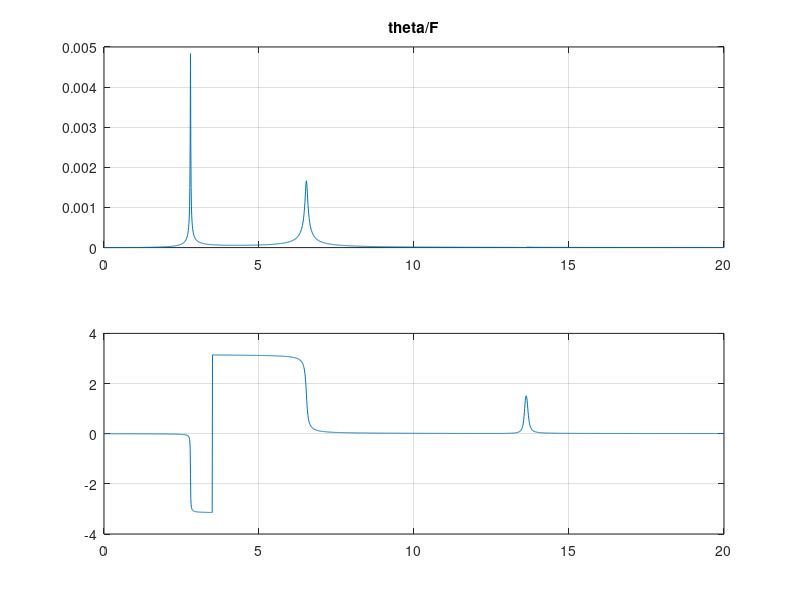
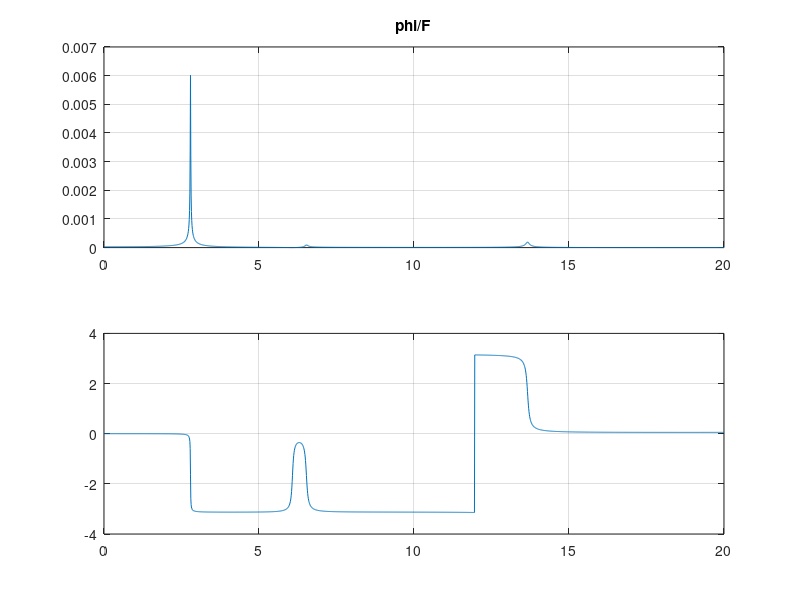
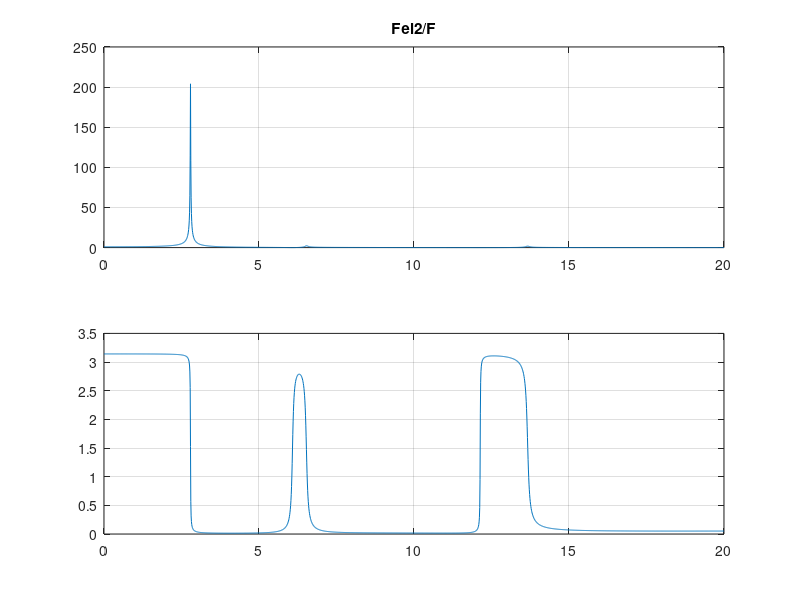
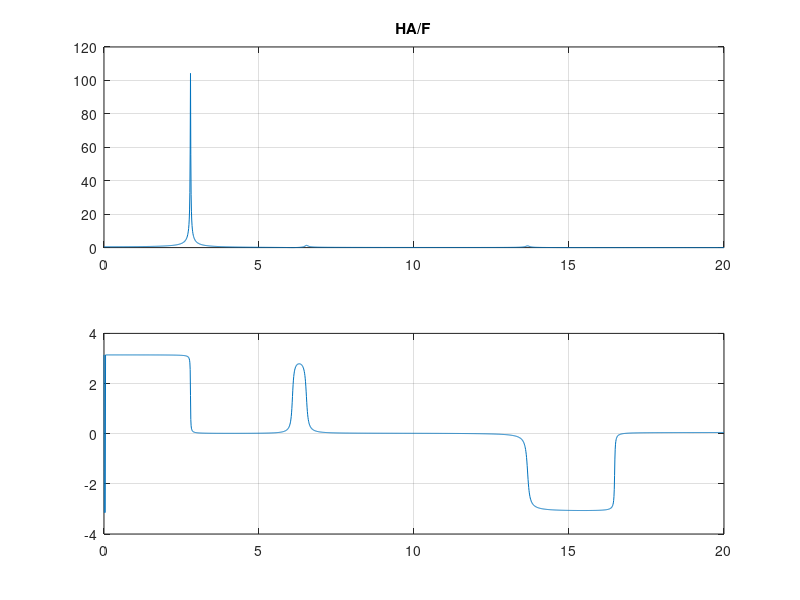

Source code (MATLAB) for these figures, in order:
clear all
close all

M1=15;				
R1=0.3;			
J1=0.5;			
M2=60;			
M3=15;			
L=0.3;			
J3=0.5;			
k1=30e3;	   
k2=30e3;		
k3=30e3;		
c1=10;   		
c2=10;   		
c3=0.5;   		
alfa=pi/6;
g=9.81;

mph  =  diag([M2 M1 M1 J1 M3 J3]);
kph  =  diag([k1 k2 k3]);
cph  =  diag([c1 c2 c3]);

Lm  =  [1 0 0;1 R1*cos(alfa) 0;0 R1*sin(alfa) 0; 0 1 0;0 0 L;0 0 1];
Lk  =  [0 -R1 0;-1 0 L;0 0 -2*L];
Lc=Lk;

Kg3=zeros(3);
Kg3(3,3)=-M3*g*L;

MFF=Lm'*mph*Lm;
KFF=Lk'*kph*Lk + Kg3;
CFF=Lc'*cph*Lc;

%...............................................

[eigenmodes eigenvalues]=eig(MFF\KFF);

freq=sqrt(diag(eigenvalues))/2/pi
eigenmodes

%...............................................

ff=0:0.01:20; 
F0=1;
Q0=[1;0;0]*F0;           
for i=1:length(ff)
    ome=2*pi*ff(i);
    A=-ome^2*MFF+j*ome*CFF+KFF;
    x=A\Q0;
    mod1(i)=abs(x(2));              
    fas1(i)=angle(x(2));            
    mod2(i)=abs(x(3));              
    fas2(i)=angle(x(3));
    dL2=L*x(3)-x(1);
    dL3=-2*L*x(3);
    Fel2=dL2*(k2+j*ome*c2);
    Fel3=dL3*(k3+j*ome*c3);
    xg=L*x(3);
    xgdd=-ome^2*xg;
    HA=Fel2-Fel3+M3*xgdd;
    mod3(i)=abs(Fel2);                
    fas3(i)=angle(Fel2);              
    mod4(i)=abs(HA);                
    fas4(i)=angle(HA);              
end

figure
subplot(211)
plot(ff,mod1)
title('theta/F')
grid
subplot(212)
plot(ff,fas1)
grid

figure
subplot(211)
plot(ff,mod2)
title('phi/F')
grid
subplot(212)
plot(ff,fas2)
grid

figure
subplot(211)
plot(ff,mod3)
title('Fel2/F')
grid
subplot(212)
plot(ff,fas3)
grid

figure
subplot(211)
plot(ff,mod4)
title('HA/F')
grid
subplot(212)
plot(ff,fas4)
grid
